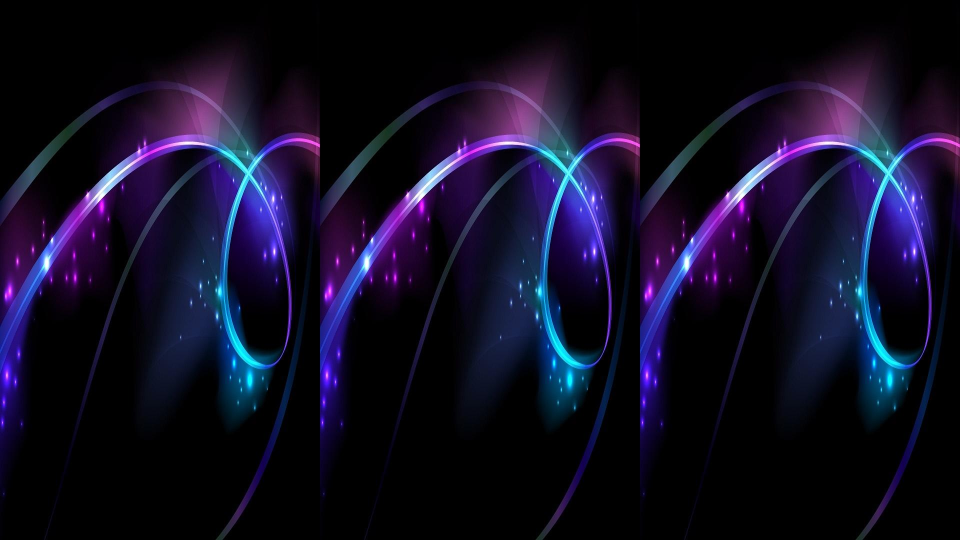
#> input picture getRepeatImg/img/test.jpg, 1920 x 1080 px (shown at 1/2 size)
$ python main_other.py
#> lines starting #> are read from the running program, lines starting #| are printed output that depends on the picture
import numpy
import cv2
from PIL import Image
import time

startTime = time.time()
img = Image.open('./img/test.jpg')
#> img is the input picture: PIL image 1920x1080 RGB; mean R, G, B 17.3, 14, 36

splitW = img.width / 3
#> splitW = 640

crop = img.crop(((img.width - 220) / 2, 200, (img.width - 220) / 2 + 220, 200 + 220))
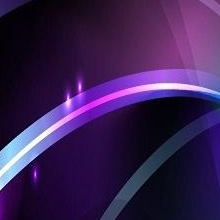
#> crop: PIL image 220x220 RGB; mean R, G, B 57.4, 32.4, 82.1
crop.save('./img/test-part.jpg')


# opencv模板匹配----多目标匹配
# 读取目标图片
target = cv2.imread("test.jpg")
# 读取模板图片
template = cv2.imread("22.jpg")

# 获得模板图片的高宽尺寸
#> (the run stopped early here; a loop or call above may not have finished)
